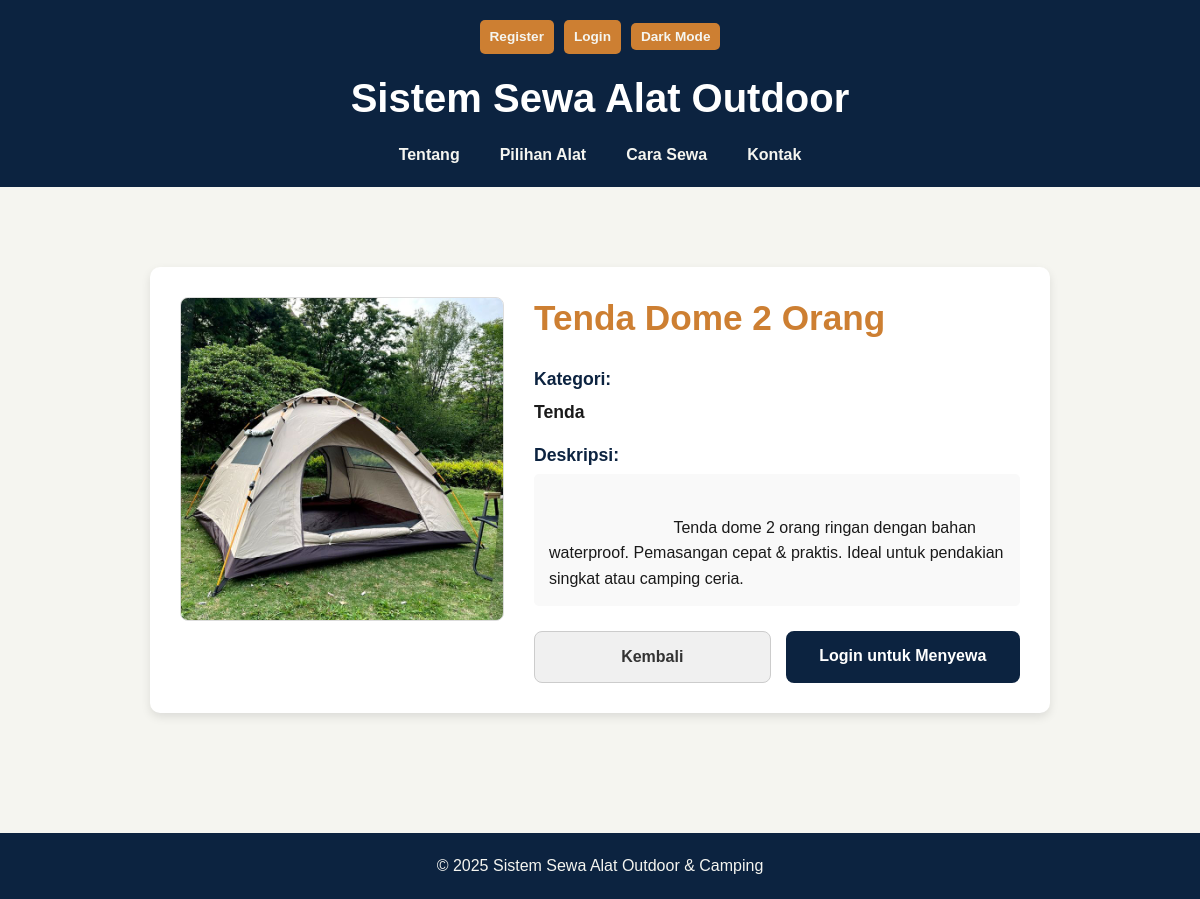
Screenshot of /user/detail.php?id=1 with the database file from the repository.
### tables this page shows
CREATE TABLE IF NOT EXISTS items (
  id INT AUTO_INCREMENT PRIMARY KEY,
  title VARCHAR(255) NOT NULL,
  id_kategori INT NULL DEFAULT NULL,
  description TEXT,
  image VARCHAR(255) NULL DEFAULT NULL,
  created_at TIMESTAMP DEFAULT CURRENT_TIMESTAMP,
  updated_at TIMESTAMP DEFAULT CURRENT_TIMESTAMP ON UPDATE CURRENT_TIMESTAMP,
  
  CONSTRAINT fk_items_categories
    FOREIGN KEY (id_kategori)
    REFERENCES categories(id_kategori)
    ON DELETE SET NULL
    ON UPDATE CASCADE
);

CREATE TABLE IF NOT EXISTS categories (
  id_kategori INT AUTO_INCREMENT PRIMARY KEY,
  nama_kategori VARCHAR(100) NOT NULL UNIQUE
);

### user/detail.php (the view, shortened to what this page needs)
<?php
require '../config/config.php';
$id = $_GET['id'] ?? null;
try {
    $sql = "SELECT
                items.*,
                categories.nama_kategori
            FROM items
            LEFT JOIN categories ON items.id_kategori = categories.id_kategori
            WHERE items.id = ?";
    $stmt = $pdo->prepare($sql);
    $stmt->execute([$id]);
    $item = $stmt->fetch();
} catch (PDOException $e) {
    die("Gagal mengambil data item: " . $e->getMessage());
}
?>
<!DOCTYPE html>
<html lang="id">
<head>
    <link rel="stylesheet" href="../public/css/style.css">
</head>
<body>
    <header class="header">
        <div class="container header-container">
            <div class="header-controls">
                <?php if (isset($_SESSION['user_id'])): ?>
                    <span class="welcome-user">Hai, <b><?php echo htmlspecialchars($_SESSION['username']); ?>!</b></span>
                    <?php if ($_SESSION['role'] == 'admin'): ?>
                        <a href="../admin/dashboard.php" class="login-link-header">Ke Dashboard</a>
                    <?php endif; ?>
                    <a href="../auth/logout.php" class="login-link-header logout">Logout</a>
                <?php else: ?>
                    <a href="../auth/register.php" class="login-link-header"><b>Register</b></a>
                    <a href="../auth/login.php" class="login-link-header"><b>Login</b></a>
                <?php endif; ?>
                <button class="dark-mode-toggle" id="darkModeToggle">Dark Mode</button>
            </div>
            <h1 class="logo"><a href="catalog.php" style="color:inherit; text-decoration:none;">Sistem Sewa Alat Outdoor</a></h1>
            <nav class="navigation">
                <ul class="nav-list">
                    <li class="nav-item"><a href="catalog.php#about" class="nav-link">Tentang</a></li>
                    <li class="nav-item"><a href="catalog.php#services" class="nav-link">Pilihan Alat</a></li>
                    <li class="nav-item"><a href="catalog.php#how" class="nav-link">Cara Sewa</a></li>
                    <li class="nav-item"><a href="catalog.php#contact" class="nav-link">Kontak</a></li>
                </ul>
            </nav>
        </div>
    </header>
    <main>
        <section class="section">
            <div class="container">
                <div class="detail-container">
                    <div class="detail-image-wrapper">
                        <?php
                        $image_path = UPLOAD_DIR . htmlspecialchars($item['image'] ?? '');
                        if (!empty($item['image']) && file_exists($image_path)):
                        ?>
                            <img src="<?php echo $image_path; ?>" alt="<?php echo htmlspecialchars($item['title']); ?>">
                        <?php else: ?>
                            <div class="detail-image-placeholder">
                                <span>Tidak Ada Gambar</span>
                            </div>
                        <?php endif; ?>
                    </div>
                    <div class="detail-info-wrapper">
                        <h2><?php echo htmlspecialchars($item['title']); ?></h2>
                        <p class="kategori-label">Kategori:</p>
                        <p class="kategori-nama">
                            <b><?php echo htmlspecialchars($item['nama_kategori'] ?? 'N/A'); ?></b>
                        </p>
                        <p class="deskripsi-label">Deskripsi:</p>
                        <div class="deskripsi-isi">
                            <?php echo nl2br(htmlspecialchars($item['description'] ?: 'Tidak ada deskripsi.')); ?>
                        </div>
                        <div class="detail-button-group">
                            <a href="catalog.php#services" class="btn-secondary">Kembali</a>
                            <?php if (isset($_SESSION['user_id'])): ?>
                                <?php if ($_SESSION['role'] == 'user'): ?>
                                    <a href="booking/booking.php?item_id=<?php echo $item['id']; ?>" class="btn">Sewa Sekarang</a>
                                <?php else: ?>
                                    <p style="text-align: center; flex: 1; margin: 0; align-self: center;">Hanya user yang bisa menyewa.</p>
                                <?php endif; ?>
                            <?php else: ?>
                                <a href="../auth/login.php" class="btn">Login untuk Menyewa</a>
                            <?php endif; ?>
                        </div>
                    </div>
                </div>
                </div>
        </section>
    </main>
    <footer class="footer">
        <div class="container">
            <p>&copy; <?php echo date('Y'); ?> Sistem Sewa Alat Outdoor & Camping</p>
        </div>
    </footer>
</body>
</html>

### public/css/style.css (style rules this page uses)
* { margin: 0; padding: 0; box-sizing: border-box; }
html, body { overflow-x: hidden; width: 100%; }
:root { --primary-color: #0C2340; --secondary-color: #CD7F32; --tertiary-color: #5D4037; --light-color: #F5F5F0; --text-color: #1A1A1A; --dm-primary-color: #050A12; --dm-secondary-color: #CD7F32; --dm-light-color: #0C2340; --dm-text-color: #EDE4D9; --dm-card-bg: #1E3A4A; }
body { font-family: sans-serif; line-height: 1.6; background-color: var(--light-color); color: var(--text-color); transition: background-color 0.3s ease, color 0.3s ease; }
.container { max-width: 1000px; margin: 0 auto; padding: 0 20px; width: 100%; }
h1, h2, h3 { color: var(--primary-color); line-height: 1.2; }
.section { padding: 60px 0; }
.header { background-color: var(--primary-color); color: var(--light-color); padding: 20px 0; text-align: center; position: relative; }
.header-container { position: relative; display: flex; flex-direction: column; align-items: center; }
.logo { color: #fff; font-size: 2.5rem; margin: 0; }
.navigation { margin-top: 20px; width: 100%; }
.nav-list { list-style: none; padding: 0; margin: 0; display: flex; justify-content: center; gap: 10px 20px; flex-wrap: wrap; }
.nav-link { color: var(--light-color); font-weight: bold; padding: 5px 10px; border-radius: 5px; transition: background-color 0.3s ease; text-decoration: none; white-space: nowrap; }
.footer { background-color: var(--primary-color); color: var(--light-color); text-align: center; padding: 20px 0; margin-top: 40px; }
.header-controls { position: relative; order: -1; display: flex; flex-wrap: wrap; justify-content: center; align-items: center; gap: 10px; width: 100%; margin-bottom: 20px; padding: 0 10px; }
.login-link-header, .dark-mode-toggle { background-color: var(--secondary-color); color: var(--light-color); border: none; padding: 6px 10px; border-radius: 5px; cursor: pointer; font-weight: bold; transition: background-color 0.3s ease; text-decoration: none; font-size: 0.85em; display: inline-block; white-space: nowrap; }
.detail-container { display: flex; flex-wrap: wrap; gap: 30px; padding: 30px; background-color: #fff; border-radius: 10px; box-shadow: 0 4px 10px rgba(0, 0, 0, 0.1); max-width: 900px; margin: 20px auto; }
.detail-image-wrapper { flex: 1; min-width: 300px; }
.detail-image-wrapper img { width: 100%; height: auto; border-radius: 8px; border: 1px solid #ddd; }
.detail-info-wrapper { flex: 1.5; min-width: 300px; display: flex; flex-direction: column; }
.detail-info-wrapper h2 { font-size: 2.2em; color: var(--secondary-color); margin-top: 0; margin-bottom: 10px; line-height: 1.2; }
.detail-info-wrapper .kategori-label, .detail-info-wrapper .deskripsi-label { font-size: 1.1em; font-weight: bold; color: var(--primary-color); margin-top: 15px; margin-bottom: 5px; }
.detail-info-wrapper .kategori-nama { font-size: 1.1em; }
.detail-info-wrapper .deskripsi-isi { background-color: #f9f9f9; padding: 15px; border-radius: 5px; font-size: 1em; line-height: 1.6; white-space: pre-wrap; }
.detail-button-group { margin-top: auto; padding-top: 25px; display: flex; gap: 15px; flex-wrap: wrap; }
.btn, .btn-secondary { text-decoration: none; padding: 12px 25px; font-weight: bold; font-size: 1em; border: none; border-radius: 8px; cursor: pointer; transition: all 0.3s ease; text-align: center; flex: 1; }
.btn { background-color: var(--primary-color); color: white; }
.btn-secondary { background-color: #f0f0f0; color: #333; border: 1px solid #ccc; }

### rows the page displays
items: image (picture), title "Tenda Dome 2 Orang", id_kategori.nama_kategori "Tenda", description "Tenda dome 2 orang ringan dengan bahan waterproof. Pemasangan cepat & praktis. Ideal untuk pendakian singkat atau camping ceria."
